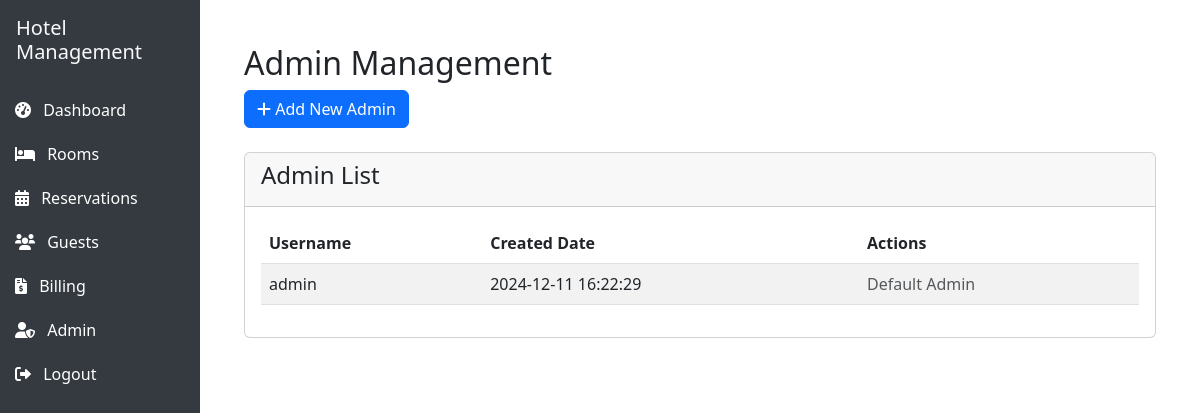
/admin/management (signed in), run on the app's committed database.
### models.py (models this page shows)
class User(UserMixin, db.Model):
    id: Mapped[int] = mapped_column(primary_key=True)
    username: Mapped[str] = mapped_column(unique=True, nullable=False)
    password: Mapped[str] = mapped_column(nullable=False)
    is_admin: Mapped[bool] = mapped_column(default=False)
    created_at: Mapped[datetime] = mapped_column(default=datetime.utcnow)

### app.py (the view)
@app.route('/admin/management')
@login_required
def admin_management():
    if not current_user.is_admin:
        flash('Access denied. Admin privileges required.')
        return redirect(url_for('dashboard'))
    admins = User.query.filter_by(is_admin=True).all()
    return render_template('admin_management.html', admins=admins)

### app.py (called while the page is built)
@login_manager.user_loader
def load_user(user_id):
    return User.query.get(int(user_id))

### templates/admin_management.html (shortened to what this page needs)
{% extends "base.html" %}
{% block content %}
<div class="container mt-4">
    <h2>Admin Management</h2>
    <button type="button" class="btn btn-primary mb-4" data-bs-toggle="modal" data-bs-target="#addAdminModal">
        <i class="fas fa-plus"></i> Add New Admin
    </button>
    <div class="card">
        <div class="card-header">
            <h4>Admin List</h4>
        </div>
        <div class="card-body">
            <div class="table-responsive">
                <table class="table table-striped">
                    <thead>
                        <tr>
                            <th>Username</th>
                            <th>Created Date</th>
                            <th>Actions</th>
                        </tr>
                    </thead>
                    <tbody>
                        {% for admin in admins %}
                        <tr>
                            <td>
                                <span class="admin-username">{{ admin.username }}</span>
                            </td>
                            <td>{{ admin.created_at.strftime('%Y-%m-%d %H:%M:%S') if admin.created_at else 'N/A' }}</td>
                            <td>
                                {% if admin.username != 'admin' %}
                                <div class="btn-group">
                                    <button class="btn btn-sm btn-primary edit-btn" onclick="toggleEdit(this)">
                                        <i class="fas fa-edit"></i>
                                    </button>
                                    <button class="btn btn-sm btn-success save-btn" style="display: none;" onclick="saveUsername('{{ admin.id }}', this)">
                                        <i class="fas fa-save"></i>
                                    </button>
                                    <button class="btn btn-sm btn-warning" onclick="resetPassword('{{ admin.id }}')">
                                        <i class="fas fa-key"></i>
                                    </button>
                                    <button class="btn btn-sm btn-danger" onclick="deleteAdmin('{{ admin.id }}')">
                                        <i class="fas fa-trash"></i>
                                    </button>
                                </div>
                                {% else %}
                                <span class="text-muted">Default Admin</span>
                                {% endif %}
                            </td>
                        </tr>
                        {% endfor %}
                    </tbody>
                </table>
            </div>
        </div>
    </div>
</div>
{% endblock %}

### data on the page
User: username "admin", created_at "2024-12-11 16:22:29", shows "Default Admin"
